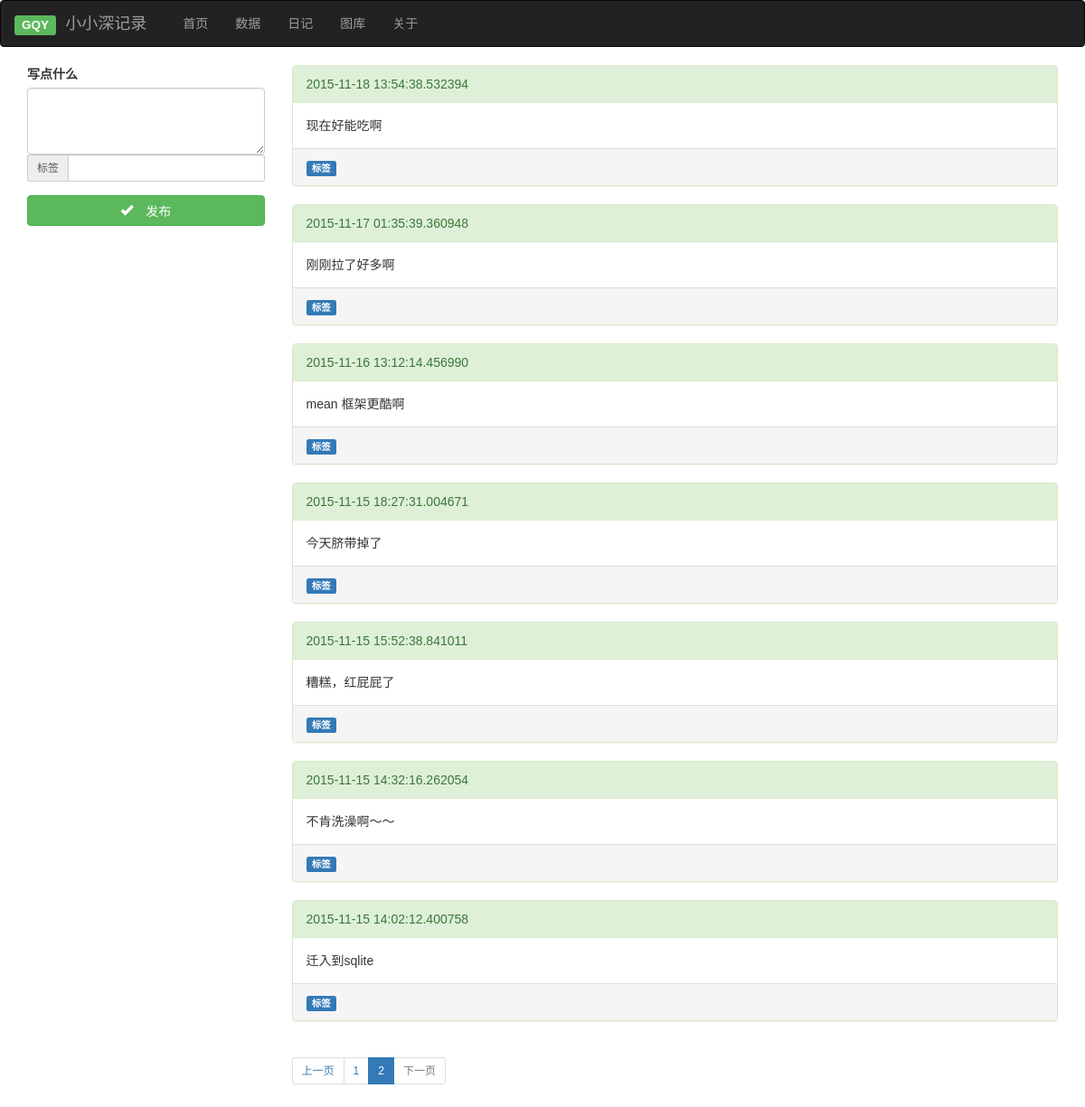
/diary?page=2, run on the app's committed database.
### db_model.py (models this page shows, shortened)
class Diary(db.Model):
	id = db.Column(db.Integer, primary_key=True)
	date = db.Column(db.DateTime)
	text = db.Column(db.Text)
	tags = db.Column(db.String(80))

### route.py (the view, shortened to what this page needs)
def diary():
    form = DiaryForm()
    page = request.args.get('page', 1, type=int)
    page = page if page > 0 else 1
    try:
        rc = Diary.query.order_by(Diary.date.desc()).paginate(page,
            per_page=current_app.config['FLASK_COUNT_PER_PAGE'], error_out=False)
    except Exception as e:
        db.session.roll_back()
        return "", 404
    items = rc.items
    return render_template('diary.html', form=form, items=items, paginate=rc), 200

### forms.py
class DiaryForm(Form):
	text = TextField("给小小深写点什么吧")
	tags = StringField('Tag', default='')

### templates/diary.html (shortened to what this page needs)
{% extends "bootstrap/base.html" %}
{% import "_page_tool.html" as page_tool %}
{% import "bootstrap/wtf.html" as wtf %}
{% block head %}
{{ super()}}
{% include "_header.html" %}
{% endblock %}
{% block navbar %}
{% include "nav.html" %}
{% endblock %}
{% block content %}
<div class="container-fluid">
  <div class="row-fluid">
    <div class="col-lg-3">
      <form method="POST" action="{{ url_for("main.diary") }}">
        <div class="form-group">
          <label>写点什么</label>
          <textarea class="form-control" rows=3 name="text"></textarea>
          <div class="input-group input-group-sm">
          <span class="input-group-addon" id="sizing-addon3">标签</span>
          <input type="text" class="form-control" name="tags" aria-describedby="sizing-addon3">
          </div>
        </div>
        <button type="submit" class="btn btn-success btn-block" onclick="validate()"><span class="glyphicon glyphicon-ok"/>&nbsp;发布</button>
      </form>
    </div>
  </div>
  <div class="col-lg-9">
      {% for itr in items %}
      <div class="panel panel-success">
        <div class="panel-heading">{{ itr.date }}</div>
        <div class="panel-body">
          {{ itr.text }}
        </div>
        <div class="panel-footer"><span class="label label-primary" >标签</span>&nbsp;{{ itr.tags }}</div>
      </div>
      {% endfor %}
      {{page_tool.pagination_tool(paginate, 'main.diary')}}
    </div>
  </div>
{% endblock %}

### static/main.css (style rules this page uses)
body,button, input, select, textarea,h1 ,h2, h3, h4, h5, h6 { font-family: Microsoft YaHei,'宋体' , Tahoma, Helvetica, Arial, "\5b8b\4f53", sans-serif; }

### data on the page
Diary: date "2015-11-18 13:54:38.532394", text "现在好能吃啊"
Diary: date "2015-11-17 01:35:39.360948", text "刚刚拉了好多啊"
Diary: date "2015-11-16 13:12:14.456990", text "mean 框架更酷啊"
Diary: date "2015-11-15 18:27:31.004671", text "今天脐带掉了"
Diary: date "2015-11-15 15:52:38.841011", text "糟糕，红屁屁了"
Diary: date "2015-11-15 14:32:16.262054", text "不肯洗澡啊～～"
Diary: date "2015-11-15 14:02:12.400758", text "迁入到sqlite"

### other printed values
{{ itr }} "1" "2"
